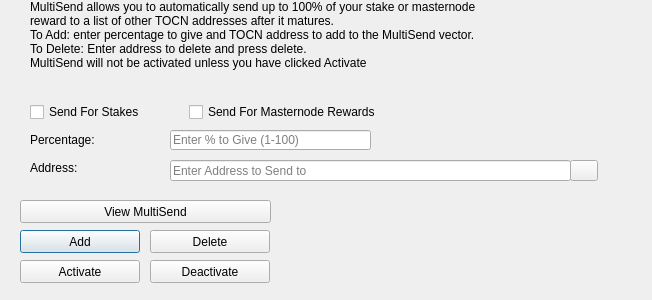
<?xml version="1.0" encoding="UTF-8"?>
<ui version="4.0">
 <class>MultiSendDialog</class>
 <widget class="QDialog" name="MultiSendDialog">
  <property name="windowModality">
   <enum>Qt::NonModal</enum>
  </property>
  <property name="geometry">
   <rect>
    <x>0</x>
    <y>0</y>
    <width>652</width>
    <height>300</height>
   </rect>
  </property>
  <property name="windowTitle">
   <string>MultiSend</string>
  </property>
  <widget class="QLineEdit" name="multiSendPercentEdit">
   <property name="geometry">
    <rect>
     <x>170</x>
     <y>130</y>
     <width>201</width>
     <height>20</height>
    </rect>
   </property>
   <property name="toolTip">
    <string>Enter whole numbers 1 - 100</string>
   </property>
   <property name="placeholderText">
    <string>Enter % to Give (1-100)</string>
   </property>
  </widget>
  <widget class="QLineEdit" name="multiSendAddressEdit">
   <property name="geometry">
    <rect>
     <x>170</x>
     <y>160</y>
     <width>401</width>
     <height>21</height>
    </rect>
   </property>
   <property name="toolTip">
    <string/>
   </property>
   <property name="placeholderText">
    <string>Enter Address to Send to</string>
   </property>
  </widget>
  <widget class="QLabel" name="label_2">
   <property name="geometry">
    <rect>
     <x>30</x>
     <y>0</y>
     <width>451</width>
     <height>121</height>
    </rect>
   </property>
   <property name="lineWidth">
    <number>1</number>
   </property>
   <property name="text">
    <string>MultiSend allows you to automatically send up to 100% of your stake or masternode reward to a list of other TOCN addresses after it matures.
To Add: enter percentage to give and TOCN address to add to the MultiSend vector.
To Delete: Enter address to delete and press delete.
MultiSend will not be activated unless you have clicked Activate</string>
   </property>
   <property name="alignment">
    <set>Qt::AlignLeading|Qt::AlignLeft|Qt::AlignTop</set>
   </property>
   <property name="wordWrap">
    <bool>true</bool>
   </property>
  </widget>
  <widget class="QLabel" name="message">
   <property name="geometry">
    <rect>
     <x>290</x>
     <y>200</y>
     <width>351</width>
     <height>91</height>
    </rect>
   </property>
   <property name="text">
    <string/>
   </property>
  </widget>
  <widget class="QPushButton" name="addButton">
   <property name="geometry">
    <rect>
     <x>20</x>
     <y>230</y>
     <width>120</width>
     <height>23</height>
    </rect>
   </property>
   <property name="toolTip">
    <string/>
   </property>
   <property name="statusTip">
    <string>Add to MultiSend Vector</string>
   </property>
   <property name="text">
    <string>Add</string>
   </property>
  </widget>
  <widget class="QPushButton" name="disableButton">
   <property name="geometry">
    <rect>
     <x>150</x>
     <y>260</y>
     <width>120</width>
     <height>23</height>
    </rect>
   </property>
   <property name="statusTip">
    <string>Deactivate MultiSend</string>
   </property>
   <property name="text">
    <string>Deactivate</string>
   </property>
  </widget>
  <widget class="QPushButton" name="addressBookButton">
   <property name="geometry">
    <rect>
     <x>570</x>
     <y>160</y>
     <width>28</width>
     <height>21</height>
    </rect>
   </property>
   <property name="toolTip">
    <string>Choose an address from the address book</string>
   </property>
   <property name="text">
    <string/>
   </property>
   <property name="icon">
    <iconset resource="../tourium.qrc">
     <normaloff>:/icons/address-book</normaloff>:/icons/address-book</iconset>
   </property>
   <property name="shortcut">
    <string>Alt+A</string>
   </property>
   <property name="autoDefault">
    <bool>false</bool>
   </property>
  </widget>
  <widget class="QLabel" name="label">
   <property name="geometry">
    <rect>
     <x>30</x>
     <y>130</y>
     <width>121</width>
     <height>20</height>
    </rect>
   </property>
   <property name="toolTip">
    <string>Percentage of stake to send</string>
   </property>
   <property name="text">
    <string>Percentage:</string>
   </property>
  </widget>
  <widget class="QLabel" name="label_5">
   <property name="geometry">
    <rect>
     <x>30</x>
     <y>160</y>
     <width>111</width>
     <height>16</height>
    </rect>
   </property>
   <property name="toolTip">
    <string>Address to send portion of stake to</string>
   </property>
   <property name="text">
    <string>Address:</string>
   </property>
  </widget>
  <widget class="QPushButton" name="deleteButton">
   <property name="geometry">
    <rect>
     <x>150</x>
     <y>230</y>
     <width>120</width>
     <height>23</height>
    </rect>
   </property>
   <property name="toolTip">
    <string/>
   </property>
   <property name="statusTip">
    <string>Delete Address From MultiSend Vector</string>
   </property>
   <property name="text">
    <string>Delete</string>
   </property>
  </widget>
  <widget class="QPushButton" name="activateButton">
   <property name="geometry">
    <rect>
     <x>20</x>
     <y>260</y>
     <width>120</width>
     <height>23</height>
    </rect>
   </property>
   <property name="statusTip">
    <string>Activate MultiSend</string>
   </property>
   <property name="text">
    <string>Activate</string>
   </property>
  </widget>
  <widget class="QPushButton" name="viewButton">
   <property name="geometry">
    <rect>
     <x>20</x>
     <y>200</y>
     <width>251</width>
     <height>23</height>
    </rect>
   </property>
   <property name="toolTip">
    <string/>
   </property>
   <property name="statusTip">
    <string>View MultiSend Vector</string>
   </property>
   <property name="text">
    <string>View MultiSend</string>
   </property>
  </widget>
  <widget class="QWidget" name="horizontalLayoutWidget">
   <property name="geometry">
    <rect>
     <x>30</x>
     <y>100</y>
     <width>351</width>
     <height>24</height>
    </rect>
   </property>
   <layout class="QHBoxLayout" name="horizontalLayout">
    <item>
     <widget class="QCheckBox" name="multiSendStakeCheckBox">
      <property name="text">
       <string>Send For Stakes</string>
      </property>
     </widget>
    </item>
    <item>
     <widget class="QCheckBox" name="multiSendMasternodeCheckBox">
      <property name="text">
       <string>Send For Masternode Rewards</string>
      </property>
     </widget>
    </item>
   </layout>
  </widget>
 </widget>
 <resources>
  <include location="../tourium.qrc"/>
 </resources>
 <connections/>
</ui>
